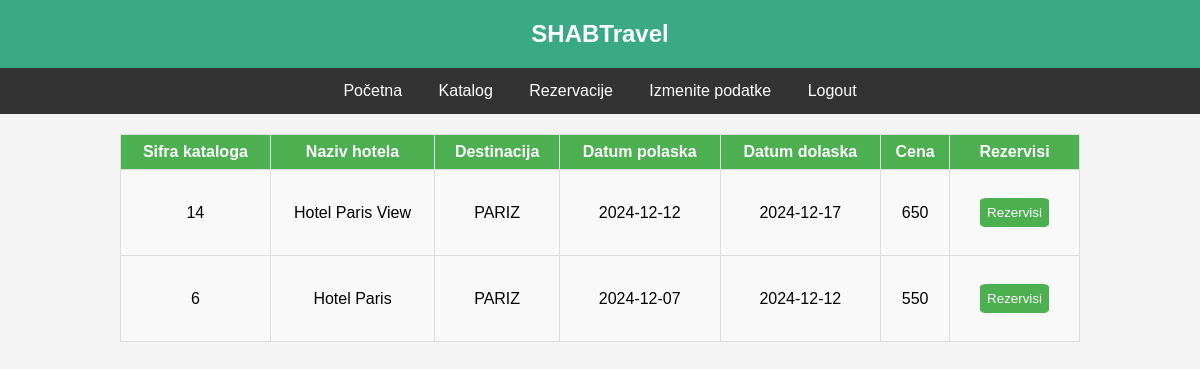
Page /destinacije/pariz.php (signed in) on the committed database.
### tables this page shows
CREATE TABLE `katalog` (
  `sifra_kataloga` varchar(20) NOT NULL,
  `sifra_hotela` varchar(20) DEFAULT NULL,
  `sifra_sobe` varchar(20) DEFAULT NULL,
  `datum_polaska` date DEFAULT NULL,
  `datum_dolaska` date DEFAULT NULL,
  `cena` int(7) DEFAULT NULL
);

CREATE TABLE `hotel` (
  `sifra_hotela` varchar(20) NOT NULL,
  `naziv_hotela` varchar(20) DEFAULT NULL,
  `grad` varchar(20) DEFAULT NULL,
  `adresa_hotela` varchar(50) DEFAULT NULL,
  `kontakt` int(15) DEFAULT NULL,
  `ocena` int(10) DEFAULT NULL
);

### destinacije/pariz.php (the view, shortened to what this page needs)
<!DOCTYPE html>
<html>
<head>
    <link rel="stylesheet" href="../css/destinacija.css">
</head>
<body>
    <header>
        <h1>SHABTravel</h1>
    </header>
    <nav>
        <a href="../pocetna.php">Početna</a>
        <a href="../ponuda.php">Katalog</a>
        <a href="../rezervacije.php">Rezervacije</a>
        <a href="../profil.php">Izmenite podatke</a>
        <a href="../logout.php">Logout</a>
    </nav>
    <?php
    require_once("../connection.php");
    $upit = "SELECT sifra_kataloga, hotel.naziv_hotela, hotel.grad, datum_polaska, datum_dolaska, cena
            FROM katalog
            INNER JOIN hotel
            ON hotel.sifra_hotela = katalog.sifra_hotela
            WHERE sifra_kataloga NOT IN (SELECT sifra_kataloga
                                        FROM rezervacija) AND hotel.grad = 'PARIZ';";
    $rezultat = mysqli_query($db, $upit);
    if (mysqli_num_rows($rezultat) > 0) {
        echo "<table>";
        echo "<tr>";
        echo "<th>Sifra kataloga</th>";
        echo "<th>Naziv hotela</th>";
        echo "<th>Destinacija</th>";
        echo "<th>Datum polaska</th>";
        echo "<th>Datum dolaska</th>";
        echo "<th>Cena</th>";
        echo "<th>Rezervisi</th>";
        echo "</tr>";
        while ($row = mysqli_fetch_array($rezultat)) {
            $sifra_kataloga = $row[0];
            $naziv_hotela = $row[1];
            $grad = $row[2];
            $datum_polaska = $row[3];
            $datum_dolaska = $row[4];
            $cena = $row[5];
            echo "<tr>";
            echo "<td>$sifra_kataloga</td>";
            echo "<td>$naziv_hotela</td>";
            echo "<td>$grad</td>";
            echo "<td>$datum_polaska</td>";
            echo "<td>$datum_dolaska</td>";
            echo "<td>$cena</td>";
            echo "<td>";
            echo "<form action='pariz.php' method='post'>";
            echo "<button type='submit' name='rezervisi' class='rezervisi'>Rezervisi</button>";
            echo "</form>";
            echo "</td>";
            echo "</tr>";
        }
        echo "</table>";
    } else {
        echo "Nema dostupnih ponuda za Pariz!";
    }
    ?>
</body>
</html>

### css/destinacija.css (style rules this page uses)
body { font-family: Arial, sans-serif; background-color: #f4f4f4; margin: 0; padding: 0; }
header { background-color: #3aaa85; text-align: center; padding: 20px; }
header h1 { color: white; margin: 0; font-size: 24px; }
nav { background-color: #333; overflow: hidden; text-align: center; }
nav a { display: inline-block; color: white; text-align: center; padding: 14px 16px; text-decoration: none; }
table { width: 100%; border-collapse: collapse; margin-top: 20px; }
th, td { border: 1px solid #ddd; padding: 10px; text-align: left; }
th { background-color: #4caf50; color: white; }
td { background-color: #f9f9f9; }
table tr:nth-child(even) { background-color: #f2f2f2; }
table th, table td { text-align: center; }

### destinacije/pariz.php (style rules this page uses)
table { border-collapse: collapse; width: 80%; margin: 20px auto; }
th, td { border: 1px solid #ddd; padding: 8px; text-align: left; }
th { background-color: #4caf50; color: white; }
form { padding: 10px; margin: 10px auto; text-align: center; }
button { padding: 7px; background-color: #4caf50; color: white;border: #4caf50;border-radius: 10%; }

### rows in the picture
katalog: sifra_kataloga "14", hotel.naziv_hotela "Hotel Paris View", hotel.grad "PARIZ", datum_polaska "2024-12-12", datum_dolaska "2024-12-17", cena "650"
katalog: sifra_kataloga "6", hotel.naziv_hotela "Hotel Paris", hotel.grad "PARIZ", datum_polaska "2024-12-07", datum_dolaska "2024-12-12", cena "550"
